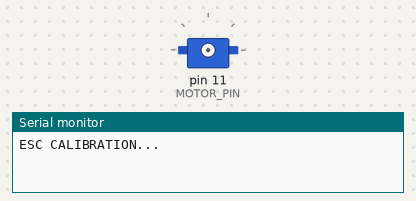
Simulated run of this sketch. Board: Arduino Uno, built with avr-gcc and run on an emulated ATmega328P. Parts: servo, the last lines printed to the serial monitor.

Above: at 0.1 s.
At 3.6 s:
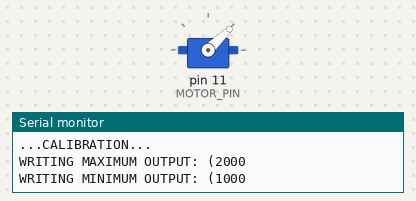
At 14.6 s:
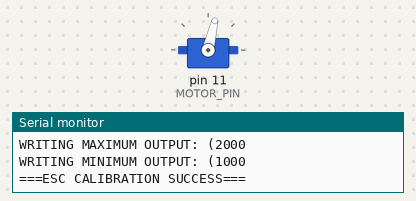
At 34.99 s:
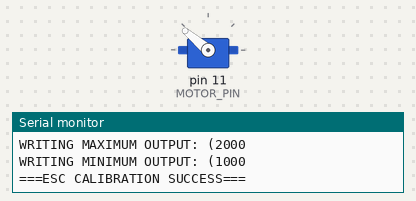
Timing chart, 0 to 40.0 s (numbered marks = the images above):
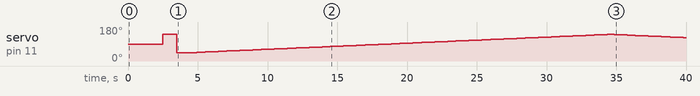

The sketch:

motorSpeedEsc-v2.ino
```cpp
#include <Servo.h>
#include <Arduino.h>

#define MAX_SIGNAL 2000
#define MIN_SIGNAL 1000
#define MOTOR_PIN 11
int DELAY = 1800;

Servo motor;
int spd = 2000;
int desiredValue;
int rememberedValue;

void setup() {
  Serial.begin(9600);
  Serial.println("ESC CALIBRATION...");
  Serial.println(" ");
  delay(1500);
  Serial.println("...CALIBRATION...");
  delay(1000);
  motor.attach(MOTOR_PIN);
  Serial.print("WRITING MAXIMUM OUTPUT: (");
  Serial.print(MAX_SIGNAL);
  Serial.print("\n");
  motor.writeMicroseconds(MAX_SIGNAL);
  delay(1000);  // Wait for the ESC to recognize the maximum signal
  Serial.println("\n");
  Serial.println("\n");
  Serial.print("WRITING MINIMUM OUTPUT: (");
  Serial.print(MIN_SIGNAL);
  Serial.print("\n");
  motor.writeMicroseconds(MIN_SIGNAL);
  delay(1000);  // Wait for the ESC to recognize the minimum signal
  Serial.println("===ESC CALIBRATION SUCCESS===");
  for (int pos = MIN_SIGNAL; pos <= MAX_SIGNAL; pos += 1) {
    motor.writeMicroseconds(pos);
    delay(30);
  }
  motor.writeMicroseconds(spd);
}

void loop() {
  if (Serial.available()) {
    desiredValue = Serial.parseInt();
    rememberedValue = desiredValue;
    Serial.println("Desired value: " + String(rememberedValue));
  }

  if (rememberedValue != spd) {
    if (rememberedValue > spd) {
      for (int i = spd; i < rememberedValue; i++) {
        motor.writeMicroseconds(i);
        delay(30);
      }
    } else if (rememberedValue < spd) {
      for (int i = spd; i > rememberedValue; i--) {
        motor.writeMicroseconds(i);
        delay(30);
      }
    }
    spd = rememberedValue;
    Serial.println("Current speed value: " + String(spd));
  }
}
```

Measured:
- by itself, servo on pin 11 (MOTOR_PIN): 90° → 141° at 2.5 s, → 44° 1.0 s later, → 45° 1.1 s later, → 46° 0.33 s later, … (116 changes in this stretch)
